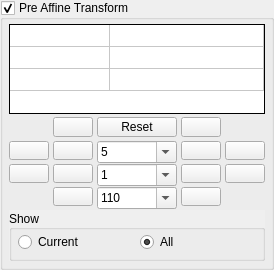
                <widget class="QGroupBox" name="PreAffineGroupBox">
                 <property name="sizePolicy">
                  <sizepolicy hsizetype="Preferred" vsizetype="Preferred">
                   <horstretch>0</horstretch>
                   <verstretch>0</verstretch>
                  </sizepolicy>
                 </property>
                 <property name="minimumSize">
                  <size>
                   <width>100</width>
                   <height>270</height>
                  </size>
                 </property>
                 <property name="maximumSize">
                  <size>
                   <width>16777215</width>
                   <height>270</height>
                  </size>
                 </property>
                 <property name="autoFillBackground">
                  <bool>true</bool>
                 </property>
                 <property name="title">
                  <string>Pre Affine Transform</string>
                 </property>
                 <property name="flat">
                  <bool>false</bool>
                 </property>
                 <property name="checkable">
                  <bool>true</bool>
                 </property>
                 <layout class="QVBoxLayout" name="verticalLayout_13">
                  <property name="spacing">
                   <number>4</number>
                  </property>
                  <property name="leftMargin">
                   <number>6</number>
                  </property>
                  <property name="topMargin">
                   <number>4</number>
                  </property>
                  <property name="rightMargin">
                   <number>6</number>
                  </property>
                  <property name="bottomMargin">
                   <number>6</number>
                  </property>
                  <item>
                   <widget class="TableWidget" name="PreAffineTable">
                    <property name="sizePolicy">
                     <sizepolicy hsizetype="MinimumExpanding" vsizetype="Minimum">
                      <horstretch>2</horstretch>
                      <verstretch>0</verstretch>
                     </sizepolicy>
                    </property>
                    <property name="minimumSize">
                     <size>
                      <width>0</width>
                      <height>90</height>
                     </size>
                    </property>
                    <property name="maximumSize">
                     <size>
                      <width>10000</width>
                      <height>90</height>
                     </size>
                    </property>
                    <property name="focusPolicy">
                     <enum>Qt::NoFocus</enum>
                    </property>
                    <property name="frameShape">
                     <enum>QFrame::Panel</enum>
                    </property>
                    <property name="frameShadow">
                     <enum>QFrame::Plain</enum>
                    </property>
                    <property name="verticalScrollBarPolicy">
                     <enum>Qt::ScrollBarAlwaysOff</enum>
                    </property>
                    <property name="horizontalScrollBarPolicy">
                     <enum>Qt::ScrollBarAlwaysOff</enum>
                    </property>
                    <property name="autoScroll">
                     <bool>false</bool>
                    </property>
                    <property name="editTriggers">
                     <set>QAbstractItemView::NoEditTriggers</set>
                    </property>
                    <property name="tabKeyNavigation">
                     <bool>false</bool>
                    </property>
                    <property name="selectionMode">
                     <enum>QAbstractItemView::NoSelection</enum>
                    </property>
                    <property name="verticalScrollMode">
                     <enum>QAbstractItemView::ScrollPerPixel</enum>
                    </property>
                    <property name="horizontalScrollMode">
                     <enum>QAbstractItemView::ScrollPerPixel</enum>
                    </property>
                    <property name="showGrid">
                     <bool>true</bool>
                    </property>
                    <property name="wordWrap">
                     <bool>false</bool>
                    </property>
                    <property name="cornerButtonEnabled">
                     <bool>false</bool>
                    </property>
                    <property name="rowCount">
                     <number>3</number>
                    </property>
                    <property name="columnCount">
                     <number>2</number>
                    </property>
                    <attribute name="horizontalHeaderVisible">
                     <bool>false</bool>
                    </attribute>
                    <attribute name="horizontalHeaderDefaultSectionSize">
                     <number>100</number>
                    </attribute>
                    <attribute name="horizontalHeaderHighlightSections">
                     <bool>false</bool>
                    </attribute>
                    <attribute name="horizontalHeaderMinimumSectionSize">
                     <number>40</number>
                    </attribute>
                    <attribute name="horizontalHeaderStretchLastSection">
                     <bool>true</bool>
                    </attribute>
                    <attribute name="verticalHeaderVisible">
                     <bool>false</bool>
                    </attribute>
                    <attribute name="verticalHeaderCascadingSectionResizes">
                     <bool>false</bool>
                    </attribute>
                    <attribute name="verticalHeaderDefaultSectionSize">
                     <number>22</number>
                    </attribute>
                    <attribute name="verticalHeaderHighlightSections">
                     <bool>false</bool>
                    </attribute>
                    <attribute name="verticalHeaderMinimumSectionSize">
                     <number>22</number>
                    </attribute>
                    <attribute name="verticalHeaderStretchLastSection">
                     <bool>false</bool>
                    </attribute>
                    <row>
                     <property name="text">
                      <string>X</string>
                     </property>
                    </row>
                    <row>
                     <property name="text">
                      <string>Y</string>
                     </property>
                    </row>
                    <row>
                     <property name="text">
                      <string>O</string>
                     </property>
                    </row>
                    <column>
                     <property name="text">
                      <string>1 (A, B, C)</string>
                     </property>
                    </column>
                    <column>
                     <property name="text">
                      <string>2 (D, E, F)</string>
                     </property>
                    </column>
                   </widget>
                  </item>
                  <item>
                   <layout class="QGridLayout" name="PreAffineGridLayout" columnstretch="0,0,0,0,0">
                    <property name="sizeConstraint">
                     <enum>QLayout::SetDefaultConstraint</enum>
                    </property>
                    <property name="leftMargin">
                     <number>0</number>
                    </property>
                    <property name="spacing">
                     <number>4</number>
                    </property>
                    <item row="1" column="0">
                     <widget class="QPushButton" name="PreRotate90CcButton">
                      <property name="toolTip">
                       <string>Rotate xform 90 degrees counter clockwise</string>
                      </property>
                      <property name="text">
                       <string/>
                      </property>
                      <property name="icon">
                       <iconset resource="Fractorium.qrc">
                        <normaloff>:/Fractorium/Icons/arrow_turn_left.png</normaloff>:/Fractorium/Icons/arrow_turn_left.png</iconset>
                      </property>
                     </widget>
                    </item>
                    <item row="1" column="4">
                     <widget class="QPushButton" name="PreRotate90CButton">
                      <property name="toolTip">
                       <string>Rotate xform 90 degrees clockwise</string>
                      </property>
                      <property name="text">
                       <string/>
                      </property>
                      <property name="icon">
                       <iconset resource="Fractorium.qrc">
                        <normaloff>:/Fractorium/Icons/arrow_turn_right.png</normaloff>:/Fractorium/Icons/arrow_turn_right.png</iconset>
                      </property>
                     </widget>
                    </item>
                    <item row="2" column="4">
                     <widget class="QPushButton" name="PreMoveRightButton">
                      <property name="toolTip">
                       <string>Move xform x units right</string>
                      </property>
                      <property name="text">
                       <string/>
                      </property>
                      <property name="icon">
                       <iconset resource="Fractorium.qrc">
                        <normaloff>:/Fractorium/Icons/arrow_right.png</normaloff>:/Fractorium/Icons/arrow_right.png</iconset>
                      </property>
                     </widget>
                    </item>
                    <item row="3" column="2">
                     <widget class="QComboBox" name="PreScaleCombo">
                      <property name="sizePolicy">
                       <sizepolicy hsizetype="Preferred" vsizetype="Fixed">
                        <horstretch>0</horstretch>
                        <verstretch>0</verstretch>
                       </sizepolicy>
                      </property>
                      <property name="minimumSize">
                       <size>
                        <width>75</width>
                        <height>22</height>
                       </size>
                      </property>
                      <property name="editable">
                       <bool>true</bool>
                      </property>
                      <property name="frame">
                       <bool>true</bool>
                      </property>
                      <item>
                       <property name="text">
                        <string>110</string>
                       </property>
                      </item>
                      <item>
                       <property name="text">
                        <string>125</string>
                       </property>
                      </item>
                      <item>
                       <property name="text">
                        <string>150</string>
                       </property>
                      </item>
                      <item>
                       <property name="text">
                        <string>175</string>
                       </property>
                      </item>
                      <item>
                       <property name="text">
                        <string>200</string>
                       </property>
                      </item>
                     </widget>
                    </item>
                    <item row="2" column="0">
                     <widget class="QPushButton" name="PreMoveUpButton">
                      <property name="toolTip">
                       <string>Move xform x units up</string>
                      </property>
                      <property name="text">
                       <string/>
                      </property>
                      <property name="icon">
                       <iconset resource="Fractorium.qrc">
                        <normaloff>:/Fractorium/Icons/arrow_up.png</normaloff>:/Fractorium/Icons/arrow_up.png</iconset>
                      </property>
                     </widget>
                    </item>
                    <item row="2" column="1">
                     <widget class="QPushButton" name="PreMoveDownButton">
                      <property name="toolTip">
                       <string>Move xform x units down</string>
                      </property>
                      <property name="text">
                       <string/>
                      </property>
                      <property name="icon">
                       <iconset resource="Fractorium.qrc">
                        <normaloff>:/Fractorium/Icons/arrow_down.png</normaloff>:/Fractorium/Icons/arrow_down.png</iconset>
                      </property>
                     </widget>
                    </item>
                    <item row="2" column="2">
                     <widget class="QComboBox" name="PreMoveCombo">
                      <property name="sizePolicy">
                       <sizepolicy hsizetype="Preferred" vsizetype="Fixed">
                        <horstretch>0</horstretch>
                        <verstretch>0</verstretch>
                       </sizepolicy>
                      </property>
                      <property name="minimumSize">
                       <size>
                        <width>75</width>
                        <height>22</height>
                       </size>
                      </property>
                      <property name="editable">
                       <bool>true</bool>
                      </property>
                      <property name="frame">
                       <bool>true</bool>
                      </property>
                      <item>
                       <property name="text">
                        <string>1</string>
                       </property>
                      </item>
                     </widget>
                    </item>
                    <item row="2" column="3">
                     <widget class="QPushButton" name="PreMoveLeftButton">
                      <property name="toolTip">
                       <string>Move xform x units left</string>
                      </property>
                      <property name="text">
                       <string/>
                      </property>
                      <property name="icon">
                       <iconset resource="Fractorium.qrc">
                        <normaloff>:/Fractorium/Icons/arrow_left.png</normaloff>:/Fractorium/Icons/arrow_left.png</iconset>
                      </property>
                     </widget>
                    </item>
                    <item row="1" column="2">
                     <widget class="QComboBox" name="PreRotateCombo">
                      <property name="sizePolicy">
                       <sizepolicy hsizetype="Preferred" vsizetype="Fixed">
                        <horstretch>0</horstretch>
                        <verstretch>0</verstretch>
                       </sizepolicy>
                      </property>
                      <property name="minimumSize">
                       <size>
                        <width>75</width>
                        <height>22</height>
                       </size>
                      </property>
                      <property name="editable">
                       <bool>true</bool>
                      </property>
                      <property name="insertPolicy">
                       <enum>QComboBox::NoInsert</enum>
                      </property>
                      <property name="sizeAdjustPolicy">
                       <enum>QComboBox::AdjustToContents</enum>
                      </property>
                      <property name="frame">
                       <bool>true</bool>
                      </property>
                      <item>
                       <property name="text">
                        <string>5</string>
                       </property>
                      </item>
                      <item>
                       <property name="text">
                        <string>15</string>
                       </property>
                      </item>
                      <item>
                       <property name="text">
                        <string>30</string>
                       </property>
                      </item>
                      <item>
                       <property name="text">
                        <string>45</string>
                       </property>
                      </item>
                      <item>
                       <property name="text">
                        <string>60</string>
                       </property>
                      </item>
                      <item>
                       <property name="text">
                        <string>90</string>
                       </property>
                      </item>
                      <item>
                       <property name="text">
                        <string>120</string>
                       </property>
                      </item>
                      <item>
                       <property name="text">
                        <string>180</string>
                       </property>
                      </item>
                     </widget>
                    </item>
                    <item row="1" column="1">
                     <widget class="QPushButton" name="PreRotateCcButton">
                      <property name="toolTip">
                       <string>Rotate xform x degrees counter clockwise</string>
                      </property>
                      <property name="text">
                       <string/>
                      </property>
                      <property name="icon">
                       <iconset resource="Fractorium.qrc">
                        <normaloff>:/Fractorium/Icons/arrow_rotate_anticlockwise.png</normaloff>:/Fractorium/Icons/arrow_rotate_anticlockwise.png</iconset>
                      </property>
                     </widget>
                    </item>
                    <item row="1" column="3">
                     <widget class="QPushButton" name="PreRotateCButton">
                      <property name="toolTip">
                       <string>Rotate xform x degrees clockwise</string>
                      </property>
                      <property name="text">
                       <string/>
                      </property>
                      <property name="icon">
                       <iconset resource="Fractorium.qrc">
                        <normaloff>:/Fractorium/Icons/arrow_rotate_clockwise.png</normaloff>:/Fractorium/Icons/arrow_rotate_clockwise.png</iconset>
                      </property>
                     </widget>
                    </item>
                    <item row="0" column="1">
                     <widget class="QPushButton" name="PreFlipVerticalButton">
                      <property name="sizePolicy">
                       <sizepolicy hsizetype="Preferred" vsizetype="Fixed">
                        <horstretch>0</horstretch>
                        <verstretch>0</verstretch>
                       </sizepolicy>
                      </property>
                      <property name="toolTip">
                       <string>Flip xform vertically</string>
                      </property>
                      <property name="text">
                       <string/>
                      </property>
                      <property name="icon">
                       <iconset resource="Fractorium.qrc">
                        <normaloff>:/Fractorium/Icons/shape_flip_vertical.png</normaloff>:/Fractorium/Icons/shape_flip_vertical.png</iconset>
                      </property>
                     </widget>
                    </item>
                    <item row="0" column="2">
                     <widget class="QPushButton" name="PreResetButton">
                      <property name="sizePolicy">
                       <sizepolicy hsizetype="Preferred" vsizetype="Fixed">
                        <horstretch>0</horstretch>
                        <verstretch>0</verstretch>
                       </sizepolicy>
                      </property>
                      <property name="minimumSize">
                       <size>
                        <width>75</width>
                        <height>0</height>
                       </size>
                      </property>
                      <property name="toolTip">
                       <string>Reset xform to the identity matrix</string>
                      </property>
                      <property name="text">
                       <string>Reset</string>
                      </property>
                     </widget>
                    </item>
                    <item row="0" column="3">
                     <widget class="QPushButton" name="PreFlipHorizontalButton">
                      <property name="sizePolicy">
                       <sizepolicy hsizetype="Preferred" vsizetype="Fixed">
                        <horstretch>0</horstretch>
                        <verstretch>0</verstretch>
                       </sizepolicy>
                      </property>
                      <property name="toolTip">
                       <string>Flip xform horizontally</string>
                      </property>
                      <property name="text">
                       <string/>
                      </property>
                      <property name="icon">
                       <iconset resource="Fractorium.qrc">
                        <normaloff>:/Fractorium/Icons/shape_flip_horizontal.png</normaloff>:/Fractorium/Icons/shape_flip_horizontal.png</iconset>
                      </property>
                     </widget>
                    </item>
                    <item row="3" column="1">
                     <widget class="QPushButton" name="PreScaleDownButton">
                      <property name="toolTip">
                       <string>Scale xform x percent down</string>
                      </property>
                      <property name="text">
                       <string/>
                      </property>
                      <property name="icon">
                       <iconset resource="Fractorium.qrc">
                        <normaloff>:/Fractorium/Icons/arrow_in.png</normaloff>:/Fractorium/Icons/arrow_in.png</iconset>
                      </property>
                     </widget>
                    </item>
                    <item row="3" column="3">
                     <widget class="QPushButton" name="PreScaleUpButton">
                      <property name="toolTip">
                       <string>Scale xform x percent up</string>
                      </property>
                      <property name="text">
                       <string/>
                      </property>
                      <property name="icon">
                       <iconset resource="Fractorium.qrc">
                        <normaloff>:/Fractorium/Icons/arrow_out.png</normaloff>:/Fractorium/Icons/arrow_out.png</iconset>
                      </property>
                     </widget>
                    </item>
                   </layout>
                  </item>
                  <item>
                   <widget class="QGroupBox" name="PreAffineShowGroupBox">
                    <property name="autoFillBackground">
                     <bool>true</bool>
                    </property>
                    <property name="title">
                     <string>Show</string>
                    </property>
                    <property name="alignment">
                     <set>Qt::AlignLeading|Qt::AlignLeft|Qt::AlignVCenter</set>
                    </property>
                    <property name="flat">
                     <bool>false</bool>
                    </property>
                    <property name="checkable">
                     <bool>false</bool>
                    </property>
                    <layout class="QHBoxLayout" name="horizontalLayout_8">
                     <property name="spacing">
                      <number>6</number>
                     </property>
                     <property name="leftMargin">
                      <number>6</number>
                     </property>
                     <property name="topMargin">
                      <number>2</number>
                     </property>
                     <property name="rightMargin">
                      <number>6</number>
                     </property>
                     <property name="bottomMargin">
                      <number>6</number>
                     </property>
                     <item>
                      <widget class="QRadioButton" name="ShowPreAffineCurrentRadio">
                       <property name="text">
                        <string>Current</string>
                       </property>
                      </widget>
                     </item>
                     <item>
                      <widget class="QRadioButton" name="ShowPreAffineAllRadio">
                       <property name="text">
                        <string>All</string>
                       </property>
                       <property name="checked">
                        <bool>true</bool>
                       </property>
                      </widget>
                     </item>
                    </layout>
                   </widget>
                  </item>
                 </layout>
                </widget>
